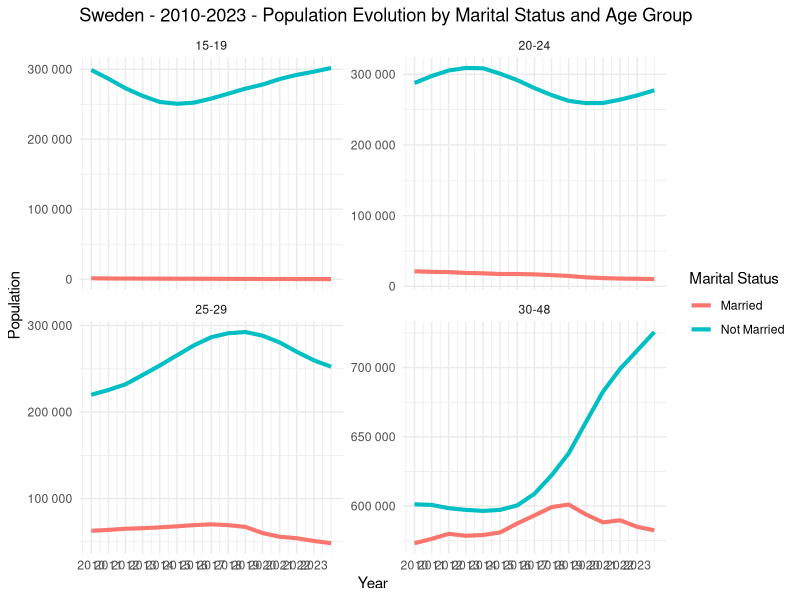

Reproduce this figure in R.
library(readr)
library(dplyr)
library(stringr)
library(tidyr)
library(scales)

# Read the data
data <- read_csv("2024_update/BE0101N1_20260208-222751.csv")

# Clean the data
data$age <- gsub("\\+", "", data$age)
data$age <- gsub(" years", "", data$age)
data$age <- gsub(" year", "", data$age)
data$age <- as.numeric(data$age)

# Filter the data
filtered_data <- data %>%
  filter(sex == "women", age >= 15, age <= 48)

# Define Marital Status Group
filtered_data$marital_status_group <- ifelse(filtered_data$`marital status` %in% c('divorced', 'single', 'widowers/widows'), 'Not Married', 'Married')

# Define Age Group
filtered_data$age_group <- cut(
  filtered_data$age,
  breaks = c(14, 20, 25, 30, 49),
  labels = c('15-19', '20-24', '25-29', '30-48'),
  right = FALSE
)

# Gather yearly data into long format
yearly_data <- filtered_data %>%
  select(marital_status_group, age_group, starts_with("20")) %>%
  pivot_longer(
    cols = starts_with("20"),
    names_to = "year",
    values_to = "population"
  ) %>%
  mutate(year = as.numeric(year))
stats <- yearly_data %>%
  group_by(marital_status_group, age_group, year) %>%
  summarize(population = sum(population, na.rm = TRUE))
stats <- stats %>%
  filter(year >= 2010)
print(stats)

library(ggplot2)
ggplot(stats, aes(x = year, y = population, color = marital_status_group, group = interaction(marital_status_group, age_group))) +
  geom_line(linewidth = 1.4) +
  facet_wrap(~age_group, scales = 'free_y') +
  scale_y_continuous(labels = label_number()) + # This will ensure y-axis labels are full integers
  labs(title = "Sweden - 2010-2023 - Population Evolution by Marital Status and Age Group",
       x = "Year",
       y = "Population",
       color = "Marital Status") +
  theme_minimal() +
  scale_x_continuous(breaks = 2010:2023)

# Summarize population by age_group and year, regardless of marital_status_group
total_population_by_age_year <- stats %>%
  ungroup() %>% # Remove previous groupings
  group_by(age_group, year) %>%
  summarize(total_population = sum(population, na.rm = TRUE))
total_population_by_age_year <- total_population_by_age_year %>%
  filter(year >= 2010)
  
# Print the new dataframe
print(total_population_by_age_year)

# Write the output
write_csv(total_population_by_age_year, "2024_update/women_population_by_age_groups_R.csv")
